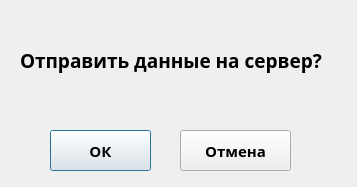
<?xml version="1.0" encoding="UTF-8"?>
<ui version="4.0">
 <class>Dialog</class>
 <widget class="QDialog" name="Dialog">
  <property name="geometry">
   <rect>
    <x>0</x>
    <y>0</y>
    <width>357</width>
    <height>187</height>
   </rect>
  </property>
  <property name="font">
   <font>
    <family>Segoe UI Semibold</family>
    <pointsize>22</pointsize>
    <weight>75</weight>
    <bold>true</bold>
   </font>
  </property>
  <property name="windowTitle">
   <string>Форма</string>
  </property>
  <widget class="QLabel" name="label">
   <property name="geometry">
    <rect>
     <x>20</x>
     <y>10</y>
     <width>361</width>
     <height>101</height>
    </rect>
   </property>
   <property name="font">
    <font>
     <family>Segoe UI Semibold</family>
     <pointsize>14</pointsize>
     <weight>75</weight>
     <bold>true</bold>
    </font>
   </property>
   <property name="text">
    <string>Отправить данные на сервер?</string>
   </property>
  </widget>
  <widget class="QPushButton" name="send_data">
   <property name="geometry">
    <rect>
     <x>50</x>
     <y>130</y>
     <width>101</width>
     <height>41</height>
    </rect>
   </property>
   <property name="font">
    <font>
     <family>Segoe UI Semibold</family>
     <pointsize>11</pointsize>
     <weight>75</weight>
     <bold>true</bold>
    </font>
   </property>
   <property name="text">
    <string>ОК</string>
   </property>
  </widget>
  <widget class="QPushButton" name="close_window">
   <property name="geometry">
    <rect>
     <x>180</x>
     <y>130</y>
     <width>111</width>
     <height>41</height>
    </rect>
   </property>
   <property name="font">
    <font>
     <family>Segoe UI Semibold</family>
     <pointsize>11</pointsize>
     <weight>75</weight>
     <bold>true</bold>
    </font>
   </property>
   <property name="text">
    <string>Отмена</string>
   </property>
  </widget>
 </widget>
 <resources/>
 <connections/>
</ui>
